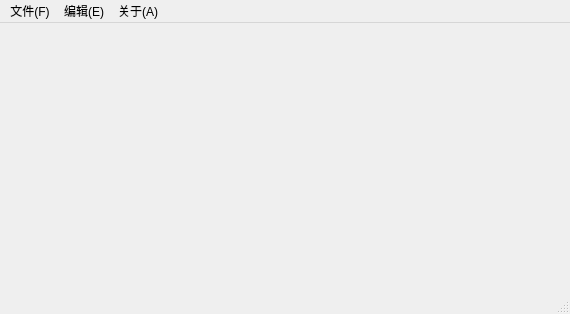
<?xml version="1.0" encoding="UTF-8"?>
<ui version="4.0">
 <class>MainWindow</class>
 <widget class="QMainWindow" name="MainWindow">
  <property name="geometry">
   <rect>
    <x>0</x>
    <y>0</y>
    <width>570</width>
    <height>314</height>
   </rect>
  </property>
  <property name="windowTitle">
   <string>MainWindow</string>
  </property>
  <widget class="QWidget" name="centralwidget"/>
  <widget class="QMenuBar" name="menubar">
   <property name="geometry">
    <rect>
     <x>0</x>
     <y>0</y>
     <width>570</width>
     <height>28</height>
    </rect>
   </property>
   <widget class="QMenu" name="menu_F">
    <property name="title">
     <string>文件(F)</string>
    </property>
    <addaction name="action_new"/>
    <addaction name="action_open"/>
    <addaction name="action_save"/>
    <addaction name="action_save_a"/>
    <addaction name="action_exit"/>
   </widget>
   <widget class="QMenu" name="menu_A">
    <property name="title">
     <string>关于(A)</string>
    </property>
    <addaction name="action_about"/>
    <addaction name="action_help"/>
   </widget>
   <widget class="QMenu" name="menu_E">
    <property name="title">
     <string>编辑(E)</string>
    </property>
    <addaction name="separator"/>
    <addaction name="action_selectAll"/>
    <addaction name="action_undo"/>
    <addaction name="action_redo"/>
    <addaction name="action_copy"/>
    <addaction name="action_paste"/>
   </widget>
   <addaction name="menu_F"/>
   <addaction name="menu_E"/>
   <addaction name="menu_A"/>
  </widget>
  <widget class="QStatusBar" name="statusbar"/>
  <action name="action_new">
   <property name="text">
    <string>新建文件          Ctrl+N</string>
   </property>
  </action>
  <action name="action_open">
   <property name="text">
    <string>打开文件          Ctrl+O</string>
   </property>
  </action>
  <action name="action_save">
   <property name="text">
    <string>保存                   Ctrl+S</string>
   </property>
  </action>
  <action name="action_save_a">
   <property name="text">
    <string>另存为...</string>
   </property>
  </action>
  <action name="action_exit">
   <property name="text">
    <string>退出                   Alt+F4</string>
   </property>
  </action>
  <action name="action_undo">
   <property name="text">
    <string>撤销         Ctrl+Z</string>
   </property>
  </action>
  <action name="action_redo">
   <property name="text">
    <string>重做         Ctrl+Y</string>
   </property>
  </action>
  <action name="action_about">
   <property name="text">
    <string>关于...</string>
   </property>
  </action>
  <action name="action_help">
   <property name="text">
    <string>帮助</string>
   </property>
  </action>
  <action name="action_paste">
   <property name="text">
    <string>粘贴         Ctrl+V</string>
   </property>
  </action>
  <action name="action_copy">
   <property name="text">
    <string>复制         Ctrl+C</string>
   </property>
  </action>
  <action name="action_selectAll">
   <property name="text">
    <string>全选         Ctrl+A</string>
   </property>
  </action>
 </widget>
 <resources/>
 <connections/>
</ui>
